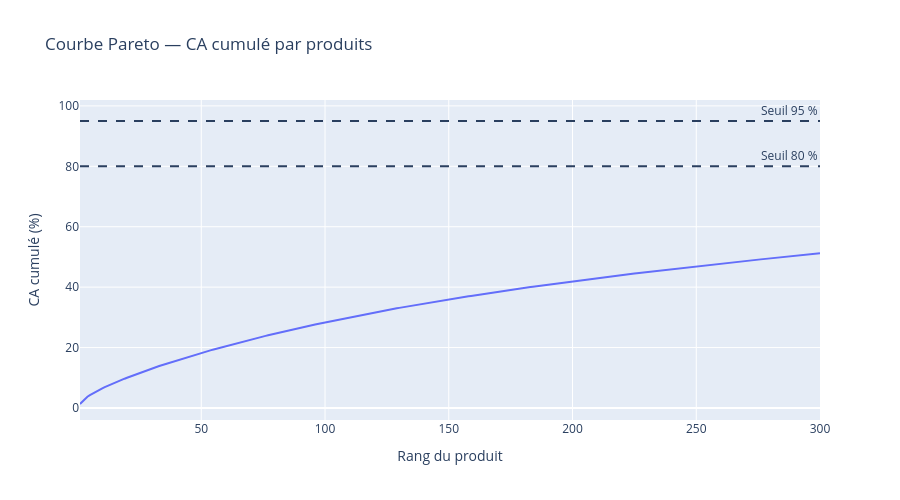

Notebook code for this chart:
### Code cell
# Courbe Pareto sur les 300 premiers produits pour garder un graphique lisible
pareto_view = product_perf.head(300).copy()

fig = px.line(
    pareto_view,
    x="rank_revenue",
    y="cumulative_revenue_pct",
    title="Courbe Pareto — CA cumulé par produits",
    labels={"rank_revenue": "Rang du produit", "cumulative_revenue_pct": "CA cumulé (%)"},
    hover_data=["StockCode", "description", "total_revenue", "abc_class"]
)

fig.add_hline(y=80, line_dash="dash", annotation_text="Seuil 80 %")
fig.add_hline(y=95, line_dash="dash", annotation_text="Seuil 95 %")
fig.update_layout(height=500)
fig.show()

### Figure 1 — Plotly figure (JSON) as saved in the notebook; plotly's stock layout.template omitted (floating-point values rounded to 4 significant figures; data arrays with more than 128 entries replaced by an {"elided": "..."} marker saying what was removed)
{"data": [{"customdata": {"elided": "300x4 mixed values"}, "hovertemplate": "Rang du produit=%{x}<br>CA cumulé (%)=%{y}<br>StockCode=%{customdata[0]}<br>description=%{customdata[1]}<br>total_revenue=%{customdata[2]}<br>abc_class=%{customdata[3]}<extra></extra>", "legendgroup": "", "line": {"color": "#636efa", "dash": "solid"}, "marker": {"symbol": "circle"}, "mode": "lines", "name": "", "orientation": "v", "showlegend": false, "type": "scatter", "x": {"elided": "300 int values"}, "xaxis": "x", "y": {"elided": "300 float values"}, "yaxis": "y"}], "layout": {"annotations": [{"showarrow": false, "text": "Seuil 80 %", "x": 1, "xanchor": "right", "xref": "x domain", "y": 80, "yanchor": "bottom", "yref": "y"}, {"showarrow": false, "text": "Seuil 95 %", "x": 1, "xanchor": "right", "xref": "x domain", "y": 95, "yanchor": "bottom", "yref": "y"}], "height": 500, "legend": {"tracegroupgap": 0}, "shapes": [{"line": {"dash": "dash"}, "type": "line", "x0": 0, "x1": 1, "xref": "x domain", "y0": 80, "y1": 80, "yref": "y"}, {"line": {"dash": "dash"}, "type": "line", "x0": 0, "x1": 1, "xref": "x domain", "y0": 95, "y1": 95, "yref": "y"}], "title": {"text": "Courbe Pareto — CA cumulé par produits"}, "xaxis": {"anchor": "y", "domain": [0, 1], "title": {"text": "Rang du produit"}}, "yaxis": {"anchor": "x", "domain": [0, 1], "title": {"text": "CA cumulé (%)"}}}}
